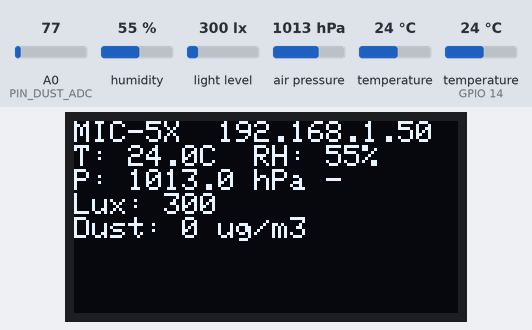
Simulated run of this sketch. Board: ESP8266 (NodeMCU). Shown: 128×64 one-colour display. The inputs (shaded band) are chosen by the test bench; at power-on: A0 (PIN_DUST_ADC) = 77, humidity 55 %, light level 300 lx, air pressure 1013 hPa, temperature 24 °C, temperature (sensor on GPIO 14) 24 °C. WiFi joins after 1.5 s; servers stay silent unless stated; what the sketch prints to the serial monitor is not drawn.

Above: at 1.6 s.

The sketch:

mic5x.ino
```cpp
/*
 * MIC-5X — 5-parameter indoor microclimate monitor
 * Firmware v1.1 (matches Datasheet Rev. C.1, §7 Firmware Summary)
 *
 * MCU:     ESP-12E / ESP-12F (ESP8266), bare module on custom 2-layer PCB
 * Sensors: DHT22 (T/RH), BMP280 (P/T, I2C), BH1750 (lux, I2C),
 *          custom nephelometric dust channel (TSAL6200 + BPW34 + LM358 TIA -> TOUT/A0)
 * Display: SSD1306 128x64 OLED (I2C)
 * Output:  HTTP server on port 80 ("/" HTML page, "/json" API)
 *
 * Design rules implemented (see datasheet):
 *  - Non-blocking loop: millis() scheduling, no delay() in steady state
 *  - DHT22 retried up to 3x, out-of-range readings rejected, last valid kept
 *  - Dust: burst of 16 ADC samples averaged (~x4 white-noise reduction);
 *    burst is taken OUTSIDE web-client handling to avoid the known ESP8266
 *    Wi-Fi-TX-vs-TOUT corruption
 *  - Temperature cross-check DHT22 vs BMP280 (warn if |dT| > 2 degC)
 *  - Pressure trend over ~30 min, threshold 0.3 hPa (rising/falling/stable)
 *  - Dust temperature compensation via BMP280 (linear tempco, §5.2)
 *
 * Libraries (Arduino IDE -> Library Manager):
 *  - Adafruit BMP280 Library (+ Adafruit Unified Sensor, Adafruit BusIO)
 *  - BH1750 (Christopher Laws)
 *  - DHT sensor library (Adafruit)
 *  - Adafruit SSD1306 + Adafruit GFX
 *
 * Board settings: "Generic ESP8266 Module", Flash 4MB, CPU 80 MHz.
 */

#include <ESP8266WiFi.h>
#include <ESP8266WebServer.h>
#include <Wire.h>
#include <Adafruit_BMP280.h>
#include <BH1750.h>
#include <DHT.h>
#include <Adafruit_GFX.h>
#include <Adafruit_SSD1306.h>

/* ============================ CONFIG ================================== */
/* !! Pin map: verify against the KiCad netlist of your PCB revision.
 * The values below are the conventional ESP-12E assignment used during
 * bring-up; the datasheet (Rev. C.1) does not pin these down.            */
#define PIN_I2C_SDA     4      // GPIO4  — SDA (BMP280, BH1750, SSD1306)
#define PIN_I2C_SCL     5      // GPIO5  — SCL
#define PIN_DHT         14     // GPIO14 — DHT22 single-wire data
#define PIN_DUST_ADC    A0     // TOUT via R8/R14 divider (~1 V full scale)

const char* WIFI_SSID   = "YOUR_SSID";
const char* WIFI_PASS   = "YOUR_PASSWORD";
const char* AP_SSID     = "MIC-5X";        // fallback AP if STA join fails
const char* AP_PASS     = "mic5xsetup";

const uint32_t SENSOR_PERIOD_MS   = 30000; // poll cycle (datasheet: 30 s)
const uint32_t WIFI_JOIN_TIMEOUT  = 20000;

/* Dust channel calibration (§5.1–5.2 of the datasheet).
 * V_clean: TIA output with clean air (dark/offset + stray light), mV at TOUT.
 * K_MV_PER_UGM3: slope from two-point calibration vs reference instrument.
 * DUST_TEMPCO: fractional signal drift per degC, compensated via BMP280 T.
 * Defaults are placeholders — MUST be calibrated per unit (§8).           */
float V_CLEAN_MV      = 90.0f;
float K_MV_PER_UGM3   = 0.45f;
float DUST_TEMPCO     = 0.004f;   // 0.4 %/degC, referenced to +25 degC

const float ADC_FULL_SCALE_MV = 1000.0f;  // ESP8266 TOUT ~0..1 V
const int   DUST_BURST_N      = 16;

/* ============================ GLOBALS ================================= */
ESP8266WebServer server(80);
Adafruit_BMP280  bmp;                       // I2C 0x76/0x77
BH1750           lux;                       // I2C 0x23
DHT              dht(PIN_DHT, DHT22);
Adafruit_SSD1306 oled(128, 64, &Wire, -1);  // I2C 0x3C

struct Readings {
  float tDht    = NAN;   // degC
  float rh      = NAN;   // %
  float tBmp    = NAN;   // degC
  float pHpa    = NAN;   // hPa
  float luxVal  = NAN;   // lx
  float dustMv  = NAN;   // raw averaged TOUT, mV
  float dustUg  = NAN;   // compensated estimate, ug/m3 (relative, §8)
  bool  tMismatch = false;
  char  pTrend  = 'S';   // 'R' rising / 'F' falling / 'S' stable
} rd;

uint32_t lastPoll = 0;
bool bmpOk = false, luxOk = false, oledOk = false;

/* Pressure trend: ring buffer of 1 sample/minute, compare now vs 30 min ago */
const uint8_t P_HIST_N = 30;
float    pHist[P_HIST_N];
uint8_t  pHistIdx = 0, pHistFill = 0;
uint32_t lastPHist = 0;
const float P_TREND_THRESHOLD = 0.3f;      // hPa (datasheet §7)

/* ============================ SENSORS ================================= */
bool readDHT() {
  for (uint8_t i = 0; i < 3; i++) {        // retry up to 3x (datasheet)
    float t = dht.readTemperature();
    float h = dht.readHumidity();
    // range validation; reject NaN and out-of-spec values
    if (!isnan(t) && !isnan(h) && t > -40 && t < 80 && h >= 0 && h <= 100) {
      rd.tDht = t; rd.rh = h;
      return true;                          // last valid retained otherwise
    }
    delay(50);                              // brief retry gap only on failure
  }
  return false;
}

void readBMP() {
  if (!bmpOk) return;
  rd.tBmp = bmp.readTemperature();
  rd.pHpa = bmp.readPressure() / 100.0f;
}

void readLux() {
  if (!luxOk) return;
  float v = lux.readLightLevel();
  if (v >= 0) rd.luxVal = v;
}

/* Dust: 16-sample burst on TOUT, averaged. Called from the sensor tick,
 * never from an HTTP handler, so it does not overlap Wi-Fi TX (§7 caveat). */
void readDust() {
  uint32_t acc = 0;
  for (int i = 0; i < DUST_BURST_N; i++) {
    acc += analogRead(PIN_DUST_ADC);        // 10-bit, 0..1023
    delayMicroseconds(300);                 // few-ms total burst
  }
  float raw = (float)acc / DUST_BURST_N;
  rd.dustMv = raw * ADC_FULL_SCALE_MV / 1023.0f;

  // Temperature compensation via BMP280 (§5.2), referenced to +25 degC
  float t = bmpOk && !isnan(rd.tBmp) ? rd.tBmp : 25.0f;
  float vComp = rd.dustMv / (1.0f + DUST_TEMPCO * (t - 25.0f));

  float ug = (vComp - V_CLEAN_MV) / K_MV_PER_UGM3;
  rd.dustUg = ug > 0 ? ug : 0;
}

void updatePressureTrend() {
  if (isnan(rd.pHpa)) return;
  if (millis() - lastPHist >= 60000UL || pHistFill == 0) {
    lastPHist = millis();
    pHist[pHistIdx] = rd.pHpa;
    pHistIdx = (pHistIdx + 1) % P_HIST_N;
    if (pHistFill < P_HIST_N) pHistFill++;
  }
  if (pHistFill < P_HIST_N) { rd.pTrend = 'S'; return; }
  float oldest = pHist[pHistIdx];           // ~30 min ago
  float d = rd.pHpa - oldest;
  rd.pTrend = (d >  P_TREND_THRESHOLD) ? 'R'
            : (d < -P_TREND_THRESHOLD) ? 'F' : 'S';
}

void pollSensors() {
  readDHT();
  readBMP();
  readLux();
  readDust();
  updatePressureTrend();
  // Redundancy cross-check (datasheet §7)
  rd.tMismatch = (!isnan(rd.tDht) && !isnan(rd.tBmp) &&
                  fabsf(rd.tDht - rd.tBmp) > 2.0f);
  updateOled();
}

/* ============================ OLED ==================================== */
void updateOled() {
  if (!oledOk) return;
  oled.clearDisplay();
  oled.setTextSize(1);
  oled.setTextColor(SSD1306_WHITE);
  oled.setCursor(0, 0);
  oled.printf("MIC-5X  %s\n", WiFi.isConnected()
              ? WiFi.localIP().toString().c_str() : "AP mode");
  oled.printf("T: %.1fC  RH: %.0f%%\n", rd.tDht, rd.rh);
  oled.printf("P: %.1f hPa %c\n", rd.pHpa,
              rd.pTrend == 'R' ? '^' : rd.pTrend == 'F' ? 'v' : '-');
  oled.printf("Lux: %.0f\n", rd.luxVal);
  oled.printf("Dust: %.0f ug/m3\n", rd.dustUg);
  if (rd.tMismatch) oled.print("! T sensors differ");
  oled.display();
}

/* ============================ WEB ===================================== */
const char* trendStr() {
  return rd.pTrend == 'R' ? "rising" : rd.pTrend == 'F' ? "falling" : "stable";
}

void handleRoot() {
  char buf[1200];
  snprintf(buf, sizeof(buf),
    "<!DOCTYPE html><html><head><meta charset='utf-8'>"
    "<meta http-equiv='refresh' content='30'>"          // auto-refresh 30 s
    "<meta name='viewport' content='width=device-width,initial-scale=1'>"
    "<title>MIC-5X</title><style>"
    "body{font-family:system-ui,sans-serif;background:#fff;color:#123;"
    "max-width:560px;margin:24px auto;padding:0 16px}"
    "h1{font-size:20px;border-bottom:2px solid #1b3a5c}"
    "table{width:100%%;border-collapse:collapse}"
    "td{padding:8px 6px;border-bottom:1px solid #dde}"
    "td:last-child{text-align:right;font-weight:600}"
    ".w{color:#b05a52}</style></head><body>"
    "<h1>MIC-5X &mdash; Indoor Microclimate</h1><table>"
    "<tr><td>Temperature (DHT22)</td><td>%.1f &deg;C</td></tr>"
    "<tr><td>Humidity</td><td>%.0f %%</td></tr>"
    "<tr><td>Temperature (BMP280)</td><td>%.1f &deg;C</td></tr>"
    "<tr><td>Pressure</td><td>%.1f hPa (%s)</td></tr>"
    "<tr><td>Illuminance</td><td>%.0f lx</td></tr>"
    "<tr><td>Dust (relative)</td><td>%.0f &micro;g/m&sup3;</td></tr>"
    "<tr><td>Dust raw</td><td>%.0f mV</td></tr></table>"
    "%s<p style='color:#789;font-size:12px'>Auto-refresh 30 s &middot; "
    "<a href='/json'>/json</a></p></body></html>",
    rd.tDht, rd.rh, rd.tBmp, rd.pHpa, trendStr(), rd.luxVal,
    rd.dustUg, rd.dustMv,
    rd.tMismatch ? "<p class='w'>Warning: DHT22/BMP280 differ &gt;2&deg;C</p>" : "");
  server.send(200, "text/html", buf);
}

void handleJson() {
  char buf[320];
  snprintf(buf, sizeof(buf),
    "{\"t_dht\":%.1f,\"rh\":%.0f,\"t_bmp\":%.1f,\"p_hpa\":%.1f,"
    "\"p_trend\":\"%s\",\"lux\":%.0f,\"dust_ugm3\":%.0f,"
    "\"dust_mv\":%.0f,\"t_mismatch\":%s,\"uptime_s\":%lu}",
    rd.tDht, rd.rh, rd.tBmp, rd.pHpa, trendStr(), rd.luxVal,
    rd.dustUg, rd.dustMv, rd.tMismatch ? "true" : "false",
    (unsigned long)(millis() / 1000));
  server.send(200, "application/json", buf);
}

/* ============================ SETUP/LOOP ============================== */
void setup() {
  Serial.begin(115200);
  Serial.println(F("\nMIC-5X fw v1.1"));

  Wire.begin(PIN_I2C_SDA, PIN_I2C_SCL);
  dht.begin();
  bmpOk  = bmp.begin(0x76) || bmp.begin(0x77);
  luxOk  = lux.begin(BH1750::CONTINUOUS_HIGH_RES_MODE);
  oledOk = oled.begin(SSD1306_SWITCHCAPVCC, 0x3C);
  Serial.printf("BMP280:%d BH1750:%d OLED:%d\n", bmpOk, luxOk, oledOk);

  if (bmpOk)
    bmp.setSampling(Adafruit_BMP280::MODE_NORMAL,
                    Adafruit_BMP280::SAMPLING_X2,   // temperature
                    Adafruit_BMP280::SAMPLING_X16,  // pressure
                    Adafruit_BMP280::FILTER_X16,
                    Adafruit_BMP280::STANDBY_MS_500);

  WiFi.mode(WIFI_STA);
  WiFi.begin(WIFI_SSID, WIFI_PASS);
  uint32_t t0 = millis();
  while (WiFi.status() != WL_CONNECTED && millis() - t0 < WIFI_JOIN_TIMEOUT)
    delay(250);
  if (WiFi.status() != WL_CONNECTED) {          // fallback AP for demo/setup
    WiFi.mode(WIFI_AP);
    WiFi.softAP(AP_SSID, AP_PASS);
    Serial.printf("AP mode: http://%s\n", WiFi.softAPIP().toString().c_str());
  } else {
    Serial.printf("STA: http://%s\n", WiFi.localIP().toString().c_str());
  }

  server.on("/", handleRoot);
  server.on("/json", handleJson);
  server.begin();

  pollSensors();                                // first reading immediately
  lastPoll = millis();
}

void loop() {
  server.handleClient();                        // stays responsive (no delay())
  if (millis() - lastPoll >= SENSOR_PERIOD_MS) {
    lastPoll = millis();
    pollSensors();                              // ADC burst outside HTTP handling
  }
}
```
